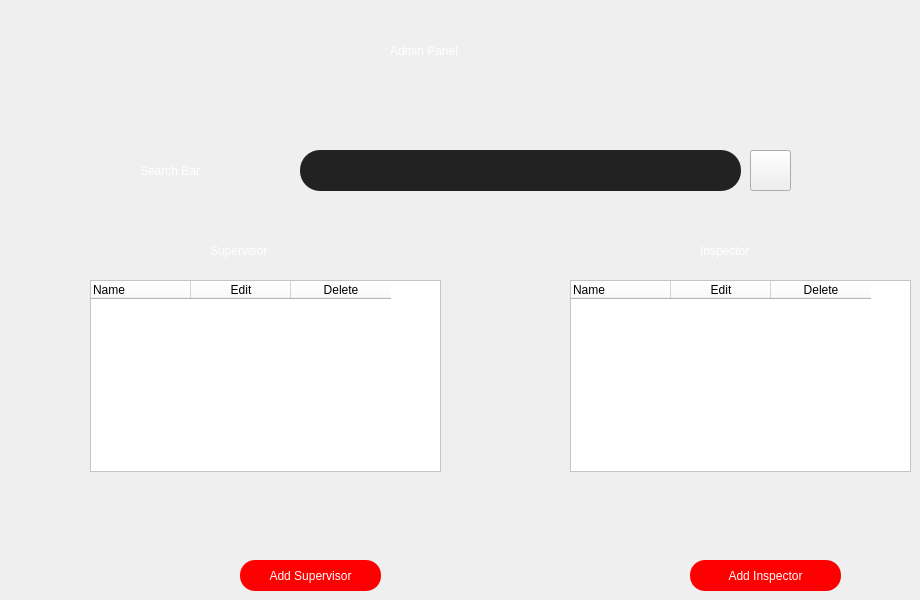
      <widget class="QWidget" name="pageAdminPanel">
       <widget class="QLabel" name="label_9">
        <property name="geometry">
         <rect>
          <x>390</x>
          <y>20</y>
          <width>201</width>
          <height>61</height>
         </rect>
        </property>
        <property name="styleSheet">
         <string notr="true">color: rgb(255, 255, 255);
font: 75 28pt &quot;MS Shell Dlg 2&quot;;</string>
        </property>
        <property name="text">
         <string>Admin Panel</string>
        </property>
       </widget>
       <widget class="QTableWidget" name="supervisorTable">
        <property name="geometry">
         <rect>
          <x>90</x>
          <y>280</y>
          <width>351</width>
          <height>192</height>
         </rect>
        </property>
        <property name="styleSheet">
         <string notr="true">background-color: rgb(255, 255, 255);</string>
        </property>
        <column>
         <property name="text">
          <string>Name</string>
         </property>
         <property name="textAlignment">
          <set>AlignJustify|AlignVCenter</set>
         </property>
         <property name="background">
          <color>
           <red>255</red>
           <green>255</green>
           <blue>255</blue>
          </color>
         </property>
        </column>
        <column>
         <property name="text">
          <string>Edit</string>
         </property>
        </column>
        <column>
         <property name="text">
          <string>Delete</string>
         </property>
        </column>
       </widget>
       <widget class="QLabel" name="label_6">
        <property name="geometry">
         <rect>
          <x>700</x>
          <y>230</y>
          <width>81</width>
          <height>41</height>
         </rect>
        </property>
        <property name="styleSheet">
         <string notr="true">color: rgb(255, 255, 255);
font: 75 14pt &quot;MS Shell Dlg 2&quot;;</string>
        </property>
        <property name="text">
         <string>Inspector</string>
        </property>
       </widget>
       <widget class="QPushButton" name="addSupervisor">
        <property name="geometry">
         <rect>
          <x>240</x>
          <y>560</y>
          <width>141</width>
          <height>31</height>
         </rect>
        </property>
        <property name="styleSheet">
         <string notr="true">color: rgb(255, 255, 255);

background-color: rgb(255, 0, 0);

font: 75 10pt &quot;MS Shell Dlg 2&quot;;

border-width: 2px;

border-radius: 15px;

padding: 4px;
</string>
        </property>
        <property name="text">
         <string>Add Supervisor</string>
        </property>
        <property name="icon">
         <iconset>
          <normaloff>../../Desktop App/icons/24x24/cil-plus.png</normaloff>../../Desktop App/icons/24x24/cil-plus.png</iconset>
        </property>
        <property name="iconSize">
         <size>
          <width>16</width>
          <height>16</height>
         </size>
        </property>
       </widget>
       <widget class="QPushButton" name="searchButton">
        <property name="geometry">
         <rect>
          <x>750</x>
          <y>150</y>
          <width>41</width>
          <height>41</height>
         </rect>
        </property>
        <property name="text">
         <string/>
        </property>
        <property name="icon">
         <iconset>
          <normaloff>icons/search.png</normaloff>icons/search.png</iconset>
        </property>
        <property name="iconSize">
         <size>
          <width>30</width>
          <height>30</height>
         </size>
        </property>
       </widget>
       <widget class="QPushButton" name="addInspector">
        <property name="geometry">
         <rect>
          <x>690</x>
          <y>560</y>
          <width>151</width>
          <height>31</height>
         </rect>
        </property>
        <property name="styleSheet">
         <string notr="true">color: rgb(255, 255, 255);

background-color: rgb(255, 0, 0);

font: 75 10pt &quot;MS Shell Dlg 2&quot;;

border-width: 2px;

border-radius: 15px;

padding: 4px;
</string>
        </property>
        <property name="text">
         <string>Add Inspector</string>
        </property>
        <property name="icon">
         <iconset>
          <normaloff>../../Desktop App/icons/24x24/cil-plus.png</normaloff>../../Desktop App/icons/24x24/cil-plus.png</iconset>
        </property>
        <property name="iconSize">
         <size>
          <width>16</width>
          <height>16</height>
         </size>
        </property>
       </widget>
       <widget class="QLabel" name="label_5">
        <property name="geometry">
         <rect>
          <x>210</x>
          <y>230</y>
          <width>91</width>
          <height>41</height>
         </rect>
        </property>
        <property name="styleSheet">
         <string notr="true">color: rgb(255, 255, 255);
font: 75 14pt &quot;MS Shell Dlg 2&quot;;</string>
        </property>
        <property name="text">
         <string>Supervisor</string>
        </property>
       </widget>
       <widget class="QLabel" name="label_8">
        <property name="geometry">
         <rect>
          <x>620</x>
          <y>510</y>
          <width>71</width>
          <height>81</height>
         </rect>
        </property>
        <property name="text">
         <string/>
        </property>
        <property name="pixmap">
         <pixmap>icons/inspector.png</pixmap>
        </property>
        <property name="scaledContents">
         <bool>true</bool>
        </property>
       </widget>
       <widget class="QLabel" name="label_7">
        <property name="geometry">
         <rect>
          <x>160</x>
          <y>510</y>
          <width>81</width>
          <height>81</height>
         </rect>
        </property>
        <property name="text">
         <string/>
        </property>
        <property name="pixmap">
         <pixmap>icons/supervisor.png</pixmap>
        </property>
        <property name="scaledContents">
         <bool>true</bool>
        </property>
       </widget>
       <widget class="QTableWidget" name="inspectorTable">
        <property name="geometry">
         <rect>
          <x>570</x>
          <y>280</y>
          <width>341</width>
          <height>192</height>
         </rect>
        </property>
        <property name="styleSheet">
         <string notr="true">background-color: rgb(255, 255, 255);</string>
        </property>
        <column>
         <property name="text">
          <string>Name</string>
         </property>
         <property name="textAlignment">
          <set>AlignJustify|AlignVCenter</set>
         </property>
         <property name="background">
          <color>
           <red>255</red>
           <green>255</green>
           <blue>255</blue>
          </color>
         </property>
        </column>
        <column>
         <property name="text">
          <string>Edit</string>
         </property>
        </column>
        <column>
         <property name="text">
          <string>Delete</string>
         </property>
        </column>
       </widget>
       <widget class="QLabel" name="label_12">
        <property name="geometry">
         <rect>
          <x>140</x>
          <y>140</y>
          <width>131</width>
          <height>61</height>
         </rect>
        </property>
        <property name="styleSheet">
         <string notr="true">color: rgb(255, 255, 255);
font: 20pt &quot;MS Shell Dlg 2&quot;;</string>
        </property>
        <property name="text">
         <string>Search Bar</string>
        </property>
       </widget>
       <widget class="QLineEdit" name="searchBar">
        <property name="geometry">
         <rect>
          <x>300</x>
          <y>150</y>
          <width>441</width>
          <height>41</height>
         </rect>
        </property>
        <property name="styleSheet">
         <string notr="true">background-color: rgb(34, 34, 34);
font: 14pt &quot;MS Shell Dlg 2&quot;;
color: rgb(255, 255, 255);
border-radius : 20px;
padding : 2px;
padding-left : 4px;</string>
        </property>
       </widget>
      </widget>
